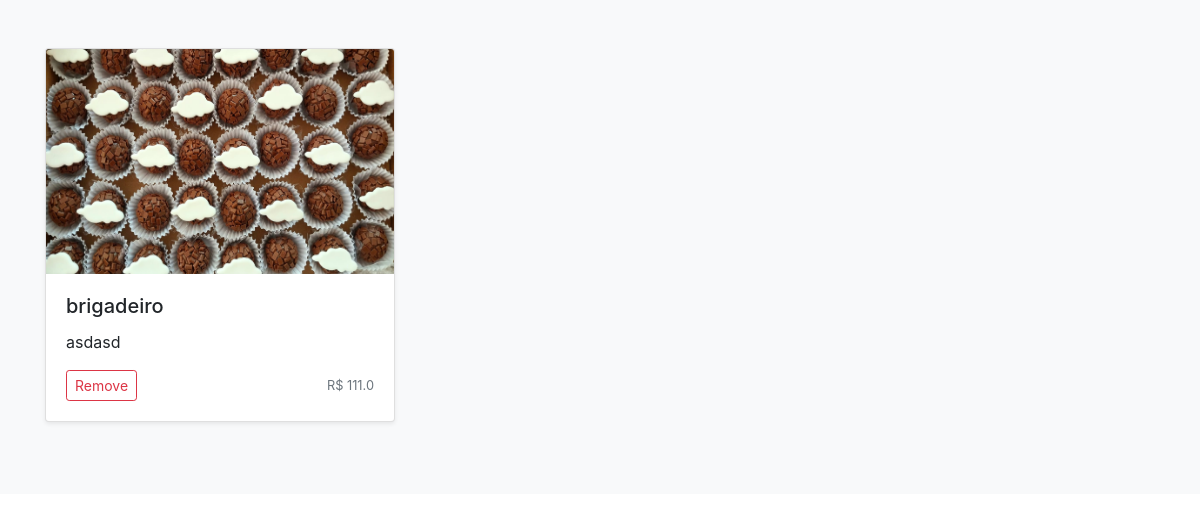
/produtos (signed in), run on an earlier commit of the app's database.
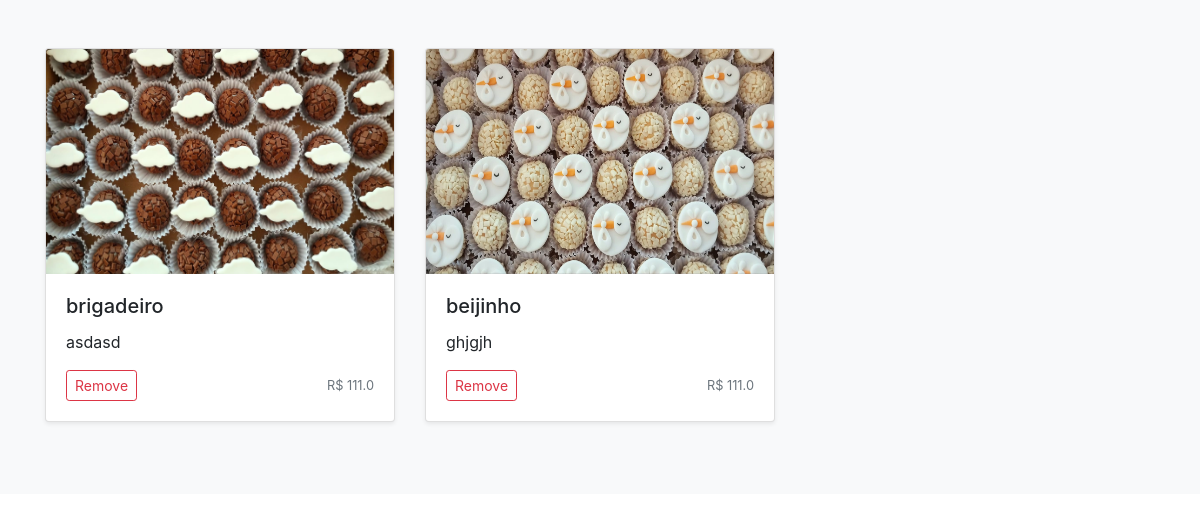
And on a later commit of the database.
### app/models.py (models this page shows)
class Product(db.Model):
    id = db.Column(db.Integer, primary_key=True)
    nome = db.Column(db.String(100), nullable=False)
    descricao = db.Column(db.Text, nullable=False)
    preco = db.Column(db.Float, nullable=False)
    imagem = db.Column(db.String(255), nullable=False)

### app/routes.py (the view)
@app.route('/produtos')
@login_required
def produtos():
    produtos = Product.query.all()
    return render_template('produtos.html', produtos=produtos)

### app/models.py (called while the page is built)
@login_manager.user_loader
def load_user(user_id):
    return User.query.get(int(user_id))

### app/templates/produtos.html (shortened to what this page needs)
<!DOCTYPE html>
<html lang="en">
<head>
    <link href="https://stackpath.bootstrapcdn.com/bootstrap/4.5.2/css/bootstrap.min.css" rel="stylesheet">
</head>
<body>
    <div class="album py-5 bg-light">
        <div class="container">
            <div class="row">
                {% for produto in produtos %}
                <div class="col-md-4">
                    <div class="card mb-4 shadow-sm">
                        <img src="{{ produto.imagem }}" class="bd-placeholder-img card-img-top" width="100%" height="225" alt="{{ produto.nome }}">
                        <div class="card-body">
                            <h5 class="card-title">{{ produto.nome }}</h5>
                            <p class="card-text">{{ produto.descricao }}</p>
                            <div class="d-flex justify-content-between align-items-center">
                                <div class="btn-group">
                                    {% if current_user.is_authenticated %}
                                    <form id="removeForm{{ produto.id }}" method="post" action="/catalogo" onsubmit="event.preventDefault(); removeProduto({{ produto.id }});">
                                        <button type="submit" class="btn btn-sm btn-outline-danger">Remove</button>
                                    </form>
                                    {% endif %}
                                </div>
                                <small class="text-muted">R$ {{ produto.preco }}</small>
                            </div>
                        </div>
                    </div>
                </div>
                {% endfor %}
            </div>
        </div>
    </div>
</body>
</html>

What changed in the data, as far as the page shows it:
added Product: shows a picture, nome "beijinho", descricao "ghjgjh", preco "111.0"
